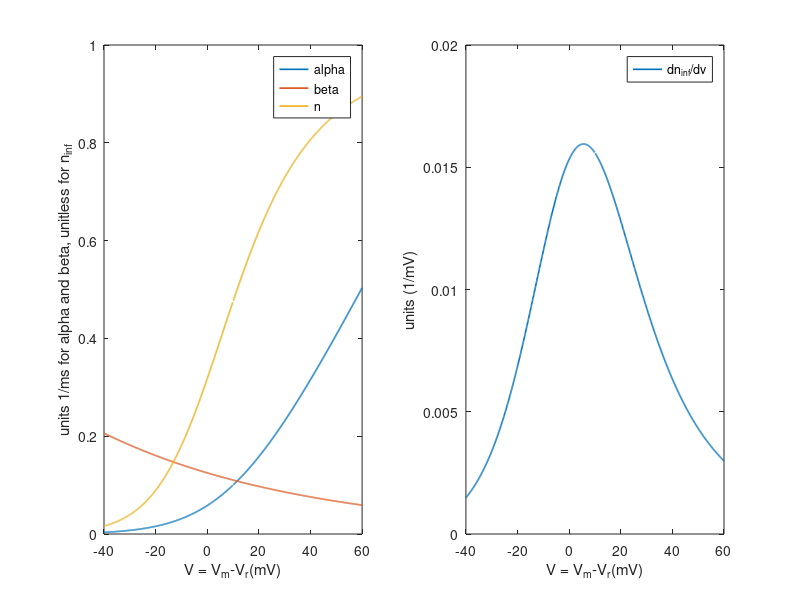
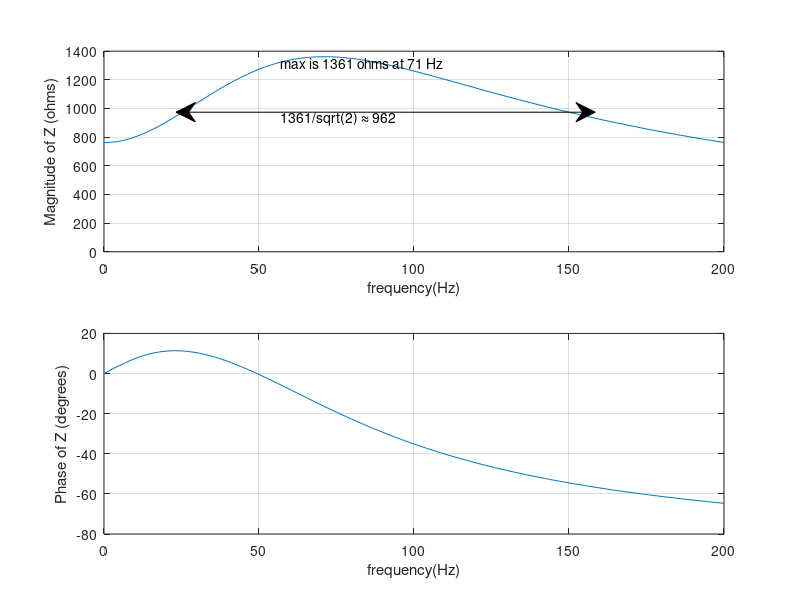
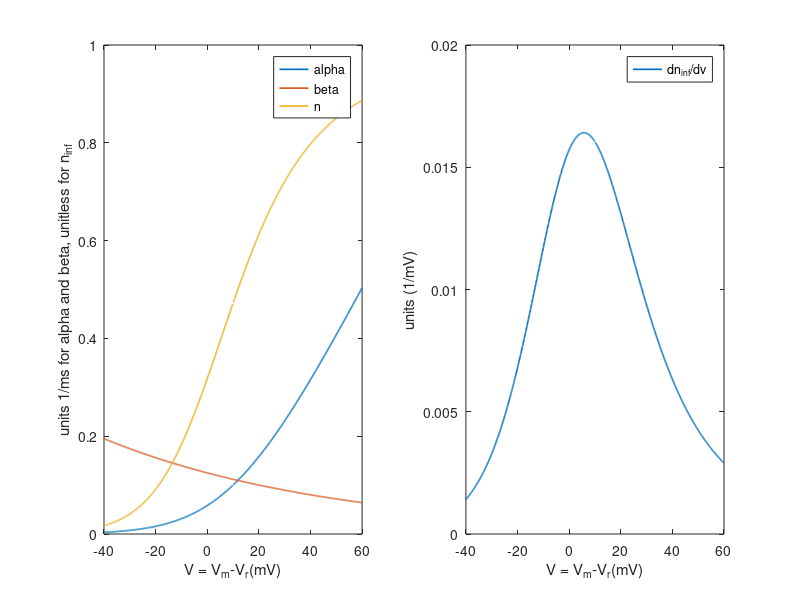
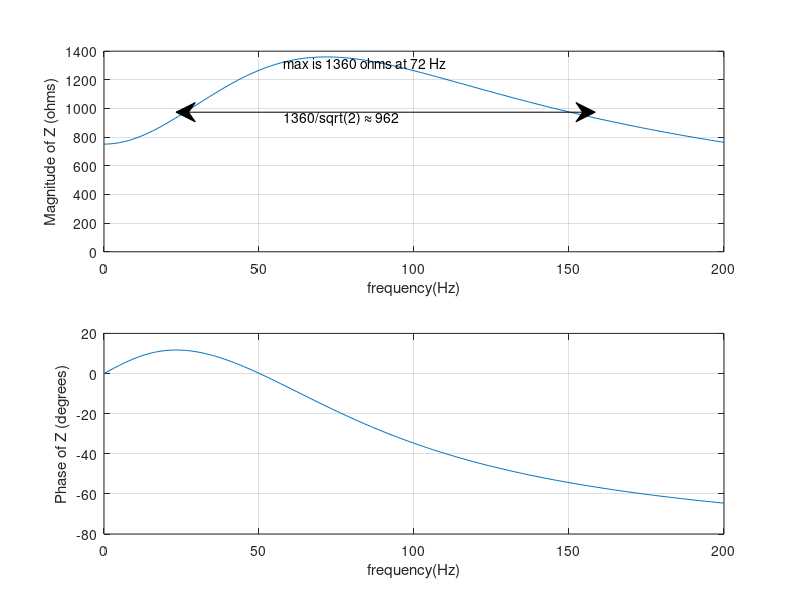

Recreate these plots in MATLAB, in order.
%%   Homework 2
%%   Author: Xumin Shen
%%   UNI: xs2484
%%   4/5/2023
clc
clear
close all

%% Question 1
% plot 1
v = (-40:0.1:60);
alpha = 0.01*(10-v)./(exp((10-v)/10)-1);
beta = 0.125*exp(-v/80);
n = alpha./(alpha+beta);
Df = - 1./(100*(exp(-v/80)/8 - (v/100 - 1/10)./(exp(1 - v/10) - 1)).*(exp(1 - v/10) - 1)) - ((v/100 - 1/10).*(exp(-v/80)/640 + 1./(100*(exp(1 - v/10) - 1)) + (exp(1 - v/10).*(v/100 - 1/10))./(10*(exp(1 - v/10) - 1).^2)))./((exp(-v/80)/8 - (v/100 - 1/10)./(exp(1 - v/10) - 1)).^2.*(exp(1 - v/10) - 1)) - (exp(1 - v/10).*(v/100 - 1/10))./(10*(exp(-v/80)/8 - (v/100 - 1/10)./(exp(1 - v/10) - 1)).*(exp(1 - v/10) - 1).^2);

figure("Name","Question 1 Plot 1")
subplot(1,2,1)
plot(v,alpha,"LineWidth",1.2)
hold on
plot(v,beta,"LineWidth",1.2)
hold on
plot(v,n,"LineWidth",1.2)
legend({'alpha','beta','n'},"Location","best")
xlim([-40 60])
ylabel('units 1/ms for alpha and beta, unitless for n_{inf}')
xlabel('V = V_m-V_r(mV)')
hold off
subplot(1,2,2)
plot(v,Df,"LineWidth",1.2)
xlim([-40 60])
legend({'dn_{inf}/dv'},"Location","best")
ylabel('units (1/mV)')
xlabel('V = V_m-V_r(mV)')

% plot 2
omega = (0:2*pi:200*2*pi);
V_K = -12E-3;
V_L = 10.6E-3;
g_K_hat = 30E-3;
g_L_hat = 0.3E-3;
C = 1E-6;
R = 1/(g_L_hat+g_K_hat*n(401)^4);
r = 1/(g_K_hat*4*n(401)^3*(v(401)-V_K)*Df(401))/1000;
L = r/(alpha(401)+beta(401))/1000;
% R = 1/0.6055E-3;
% r = 1413;
% L = 7.71;
% C = 1E-6;
fprintf('Q1: C:\t%3.6f; R:\t%3.3f; r:\t%3.3f; L:\t%3.3f\n',C,R,r,L)
z = (r+omega*1i*L)./((1-omega.^2*L*C+r/R)+1i*(omega*L/R+omega*r*C));

x_axis = (0:200);
figure("Name","Question 1 Plot 2","Position",[616   94  402  647]);
subplot(2,1,1)
magnitude = abs(z);
plot(x_axis,magnitude)
omega_peak = round(1/sqrt(L*C));
peak_x = round(omega_peak/(2*pi));
text(peak_x,magnitude(peak_x),'max is 1361 ohms at 71 Hz')
annotation('doublearrow',[.22 .744],[.813 .813])
text(peak_x,magnitude(peak_x)/sqrt(2),'1361/sqrt(2) \approx 962')
ylim([0 1400])
xlabel('frequency(Hz)')
ylabel('Magnitude of Z (ohms)')
grid on

subplot(2,1,2)
plot(x_axis,angle(z)*60)

xlabel('frequency(Hz)')
ylabel('Phase of Z (degrees)')
grid on


%% Question 2

V_K = -12E-3;
V_L = 10.6E-3;
g_K_hat = 30E-3;
g_L_hat = 0.3E-3;
C_m = 1E-6;
R_2 = 1/(g_L_hat+g_K_hat*n(401)^4);
r_2 = 1/(g_K_hat*4*n(401)^3*(v(401)-V_K)*Df(401))/1000;
L_2 = r_2/(alpha(401)+beta(401))/1000;
omega_0 = sqrt(1/(C_m*L_2));
Q = omega_0/(r_2/L_2+1/(R_2*C_m));

alpha = 0.01*(10-v)./(exp((10-v)/10)-1);
beta = 0.125*exp(-v/90);
n = alpha./(alpha+beta);
Df_new = - 1./(100*(exp(-v/70)/8 - (v/100 - 1/10)./(exp(1 - v/10) - 1)).*(exp(1 - v/10) - 1)) - ((v/100 - 1/10).*(exp(-v/70)/560 + 1./(100*(exp(1 - v/10) - 1)) + (exp(1 - v/10).*(v/100 - 1/10))./(10*(exp(1 - v/10) - 1).^2)))./((exp(-v/70)/8 - (v/100 - 1/10)./(exp(1 - v/10) - 1)).^2.*(exp(1 - v/10) - 1)) - (exp(1 - v/10).*(v/100 - 1/10))./(10*(exp(-v/70)/8 - (v/100 - 1/10)./(exp(1 - v/10) - 1)).*(exp(1 - v/10) - 1).^2);

disp('Q2-i: I changed the beta function to:')
disp('Beta = 0.125*exp(-v/90)')
disp('alpha function remains the same: alpha = 0.01*(10-v)./(exp((10-v)/10)-1)')
fprintf('And then dn/dv increased from %4.5f to %4.5f\n',Df(401),Df_new(401))

R_2 = 1/(g_L_hat+g_K_hat*n(401)^4);
r_2 = 1/(g_K_hat*4*n(401)^3*(v(401)-V_K)*Df_new(401))/1000;
L_2 = r_2/(alpha(401)+beta(401))/1000;
omega_0_new = sqrt(1/(C_m*L_2));
Q_new = omega_0_new/(r_2/L_2+1/(R_2*C_m));
fprintf('old omega_0 is %4.2f and old Q is %4.5f \n',omega_0,Q)
fprintf('new omega_0 is %4.2f and new Q is %4.5f \n',omega_0_new,Q_new)
disp('Thus, it is possible to increase Q and ωo by increase dn/dv')

figure("Name","Question 2 Plot 1")
subplot(1,2,1)
plot(v,alpha,"LineWidth",1.2)
hold on
plot(v,beta,"LineWidth",1.2)
hold on
plot(v,n,"LineWidth",1.2)
legend({'alpha','beta','n'},"Location","best")
xlim([-40 60])
ylabel('units 1/ms for alpha and beta, unitless for n_{inf}')
xlabel('V = V_m-V_r(mV)')
hold off
subplot(1,2,2)
plot(v,Df_new,"LineWidth",1.2)
xlim([-40 60])
legend({'dn_{inf}/dv'},"Location","best")
ylabel('units (1/mV)')
xlabel('V = V_m-V_r(mV)')

fprintf('Q2-ii: My L is %4.5f and r is %4.2f\n',L_2,r_2)
f_0 = round(omega_0_new/(2*pi));
fprintf('Q2-iii: My Q is %4.5f and ωo is %4.2f and f_0 is %d\n',Q_new,omega_0_new,f_0)

% plot 2
omega = (0:2*pi:200*2*pi);

z = (r_2+omega*1i*L_2)./((1-omega.^2*L_2*C+r_2/R)+1i*(omega*L_2/R+omega*r_2*C));

x_axis = (0:200);
figure("Name","Question 2 Plot 2","Position",[616   94  402  647]);
subplot(2,1,1)
magnitude = abs(z);
plot(x_axis,magnitude)
text(f_0,magnitude(f_0),'max is 1360 ohms at 72 Hz')
annotation('doublearrow',[.22 .744],[.813 .813])
text(f_0,magnitude(f_0)/sqrt(2),'1360/sqrt(2) \approx 962')
ylim([0 1400])
xlabel('frequency(Hz)')
ylabel('Magnitude of Z (ohms)')
grid on

subplot(2,1,2)
plot(x_axis,angle(z)*60)
xlabel('frequency(Hz)')
ylabel('Phase of Z (degrees)')
grid on

%% Question 3

%(i)
v = (-40:0.1:60);
alpha_n = 0.01*(10-v)./(exp((10-v)/10)-1);
alpha_m = 0.1*(25-v)./(exp((25-v)/10)-1);
alpha_h = 0.07*exp(-v/18);

beta_n = 0.125*exp(-v/80);
beta_m = 4*exp(-v/18);
beta_h = 1./(exp((30-v)/10)+1);

n_inf = alpha_n./(alpha_n+beta_n);
Df_n_inf = - 1./(100*(exp(-v/80)/8 - (v/100 - 1/10)./(exp(1 - v/10) - 1)).*(exp(1 - v/10) - 1)) - ((v/100 - 1/10).*(exp(-v/80)/640 + 1./(100*(exp(1 - v/10) - 1)) + (exp(1 - v/10).*(v/100 - 1/10))./(10*(exp(1 - v/10) - 1).^2)))./((exp(-v/80)/8 - (v/100 - 1/10)./(exp(1 - v/10) - 1)).^2.*(exp(1 - v/10) - 1)) - (exp(1 - v/10).*(v/100 - 1/10))./(10*(exp(-v/80)/8 - (v/100 - 1/10)./(exp(1 - v/10) - 1)).*(exp(1 - v/10) - 1).^2);
m_inf = alpha_m./(alpha_m+beta_m);
Df_m_inf = - 1./(10*(4*exp(-v/18) - (v/10 - 5/2)./(exp(5/2 - v/10) - 1)).*(exp(5/2 - v/10) - 1)) - ((v/10 - 5/2).*((2*exp(-v/18))/9 + 1./(10*(exp(5/2 - v/10) - 1)) + (exp(5/2 - v/10).*(v/10 - 5/2))./(10*(exp(5/2 - v/10) - 1).^2)))./((4*exp(-v/18) - (v/10 - 5/2)./(exp(5/2 - v/10) - 1)).^2.*(exp(5/2 - v/10) - 1)) - (exp(5/2 - v/10).*(v/10 - 5/2))./(10*(4*exp(-v/18) - (v/10 - 5/2)./(exp(5/2 - v/10) - 1)).*(exp(5/2 - v/10) - 1).^2);

V_K = -12E-3;
V_L = 10.6E-3;
V_Na = 115E-3;
g_K_hat = 30E-3;
g_L_hat = 0.3E-3;
g_Na_hat = 90E-3;
C = 1E-6;
h_v = 0.79;

r_n = 1/(g_K_hat*4*n_inf(401)^3*(0-V_K)*Df_n_inf(401))/1000;
r_m = 1/(g_Na_hat*3*m_inf(401)^2*h_v*(0-V_Na)*Df_m_inf(401))/1000;

L_n = r_n/(beta_n(401)+alpha_n(401))/1000;

R_point = (R*r_m)/(R+r_m);
fprintf("q3-i: R' = %4.3f\n",R_point)

%(ii)
omega_0 = sqrt(1/(C*L_n));
Q = omega_0/(r_n/L_n+1/(R_point*C));
f_0 = round(omega_0/(2*pi));
fprintf('q3-ii: calculated Q is %4.5f and ωo is %4.2f and f_0 is %d\n',Q,omega_0,f_0)

%(iii)
z = (r_n+omega*1i*L_n)./((1-omega.^2*L_n*C+r_n/R_point)+1i*(omega*L_n/R_point+omega*r_n*C));

x_axis = (0:200);
figure("Name","Question 2 Plot 2","Position",[616   94  402  647]);
subplot(2,1,1)
magnitude = abs(z);
plot(x_axis,magnitude)
text(f_0,magnitude(f_0),'max is 3062 ohms at 62 Hz')
annotation('doublearrow',[.28 .50],[.813 .813])
text(f_0,magnitude(f_0)/sqrt(2),'3062/sqrt(2) \approx 2165')
ylim([0 3200])
xlabel('frequency(Hz)')
ylabel('Magnitude of Z (ohms)')
grid on

subplot(2,1,2)
plot(x_axis,angle(z)*60)
xlabel('frequency(Hz)')
ylabel('Phase of Z (degrees)')
grid on
disp('q3-iii: From the graph, measured Q = 1.069, ωo = 396, f_0 = 63')

%(iv)
disp("q3-iv: r_m should be -808 ohms be make Q = 3")
% r_m_4 = -808;
R_point_4 = -15824;
fprintf("R' = %4.3f\n",R_point_4)

z = (r_n+omega*1i*L_n)./((1-omega.^2*L_n*C+r_n/R_point_4)+1i*(omega*L_n/R_point_4+omega*r_n*C));

x_axis = (0:200);
figure("Name","Question 3 Plot 2","Position",[616   94  402  647]);
subplot(2,1,1)
magnitude = abs(z);
plot(x_axis,magnitude)
text(f_0,magnitude(f_0),'max is 9446 ohms at 55 Hz')
annotation('doublearrow',[.30 .40],[.813 .813])
text(f_0,magnitude(f_0)/sqrt(2),'9446/sqrt(2) \approx 6680')
ylim([0 9500])
xlabel('frequency(Hz)')
ylabel('Magnitude of Z (ohms)')
grid on

subplot(2,1,2)
plot(x_axis,angle(z)*60)
xlabel('frequency(Hz)')
ylabel('Phase of Z (degrees)')
grid on
disp('From the graph, measured Q = 2.89, ωo = 346, f_0 = 55')